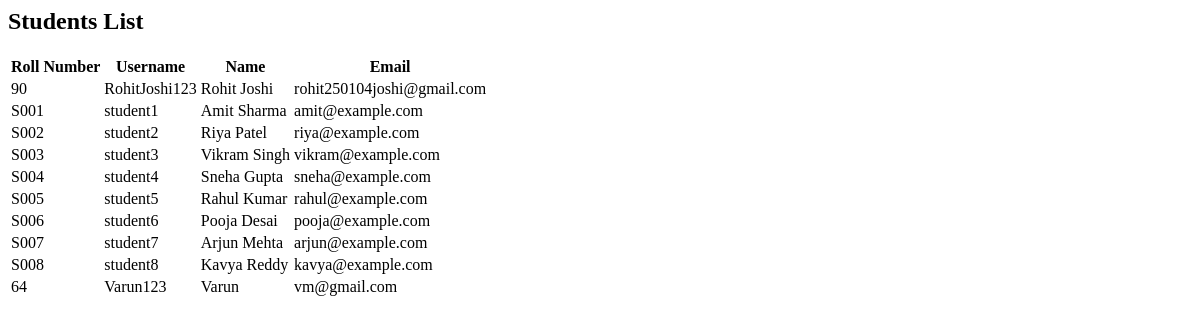
Before: /view_students (signed in) with the older database file.
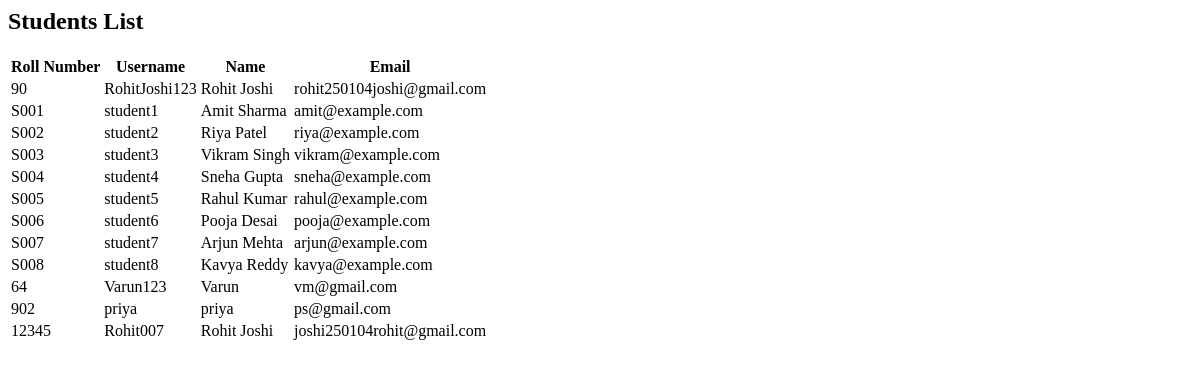
After: the same page with the newer database file.
### tables this page shows
CREATE TABLE students (
    id INTEGER PRIMARY KEY AUTOINCREMENT,
    student_id TEXT UNIQUE NOT NULL,  -- Roll number
    username TEXT UNIQUE NOT NULL,
    password TEXT NOT NULL,
    name TEXT NOT NULL,
    email TEXT NOT NULL
);

### routes/routes.py (the view)
    @app.route("/view_students")
    def view_students():
        if "user" not in session or session["user_type"] != "admin":
            flash("Please log in as an admin to access this page.", "error")
            return redirect(url_for("login"))
        with get_db() as conn:
            students = conn.execute(
                'SELECT id, COALESCE(student_id, "Not Set") AS student_id, username, name, email FROM students'
            ).fetchall()
        return render_template("view_students.html", students=students)

### templates/view_students.html
<h2>Students List</h2>
{% if students %}
<table>
    <thead>
        <tr>
            <th>Roll Number</th>
            <th>Username</th>
            <th>Name</th>
            <th>Email</th>
        </tr>
    </thead>
    <tbody>
        {% for student in students %}
        <tr>
            <td>{{ student.student_id }}</td>
            <td>{{ student.username }}</td>
            <td>{{ student.name }}</td>
            <td>{{ student.email }}</td>
        </tr>
        {% endfor %}
    </tbody>
</table>
{% else %}
<p>No students found.</p>
{% endif %}

Changed rows visible on the page:
added students: student_id "902", username "priya", name "priya", email "ps@gmail.com"
added students: student_id "12345", username "Rohit007", name "Rohit Joshi", email "joshi250104rohit@gmail.com"
